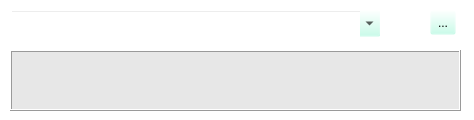
       <widget class="QFrame" name="frame_client">
        <property name="geometry">
         <rect>
          <x>0</x>
          <y>0</y>
          <width>474</width>
          <height>120</height>
         </rect>
        </property>
        <property name="styleSheet">
         <string notr="true">background-color: rgb(188, 255, 231,0);</string>
        </property>
        <property name="frameShape">
         <enum>QFrame::Box</enum>
        </property>
        <property name="frameShadow">
         <enum>QFrame::Raised</enum>
        </property>
        <property name="lineWidth">
         <number>1</number>
        </property>
        <widget class="QComboBox" name="comboBox_client">
         <property name="geometry">
          <rect>
           <x>10</x>
           <y>10</y>
           <width>371</width>
           <height>27</height>
          </rect>
         </property>
         <property name="styleSheet">
          <string notr="true">selection-background-color: rgb(255, 255, 127);</string>
         </property>
         <property name="editable">
          <bool>true</bool>
         </property>
        </widget>
        <widget class="QTextBrowser" name="textBrowser_client">
         <property name="geometry">
          <rect>
           <x>10</x>
           <y>50</y>
           <width>451</width>
           <height>61</height>
          </rect>
         </property>
         <property name="toolTip">
          <string>Double click pour sélectionner l'édition</string>
         </property>
         <property name="styleSheet">
          <string notr="true">background-color: rgb(231, 231, 231);</string>
         </property>
         <property name="frameShape">
          <enum>QFrame::Box</enum>
         </property>
         <property name="frameShadow">
          <enum>QFrame::Raised</enum>
         </property>
         <property name="lineWidth">
          <number>1</number>
         </property>
         <property name="midLineWidth">
          <number>0</number>
         </property>
        </widget>
        <widget class="QToolButton" name="toolButton_ClientInfo">
         <property name="geometry">
          <rect>
           <x>430</x>
           <y>10</y>
           <width>26</width>
           <height>25</height>
          </rect>
         </property>
         <property name="text">
          <string>...</string>
         </property>
         <property name="icon">
          <iconset resource="resources.qrc">
           <normaloff>:/newPrefix/images/info.png</normaloff>:/newPrefix/images/info.png</iconset>
         </property>
         <property name="iconSize">
          <size>
           <width>24</width>
           <height>24</height>
          </size>
         </property>
        </widget>
       </widget>
